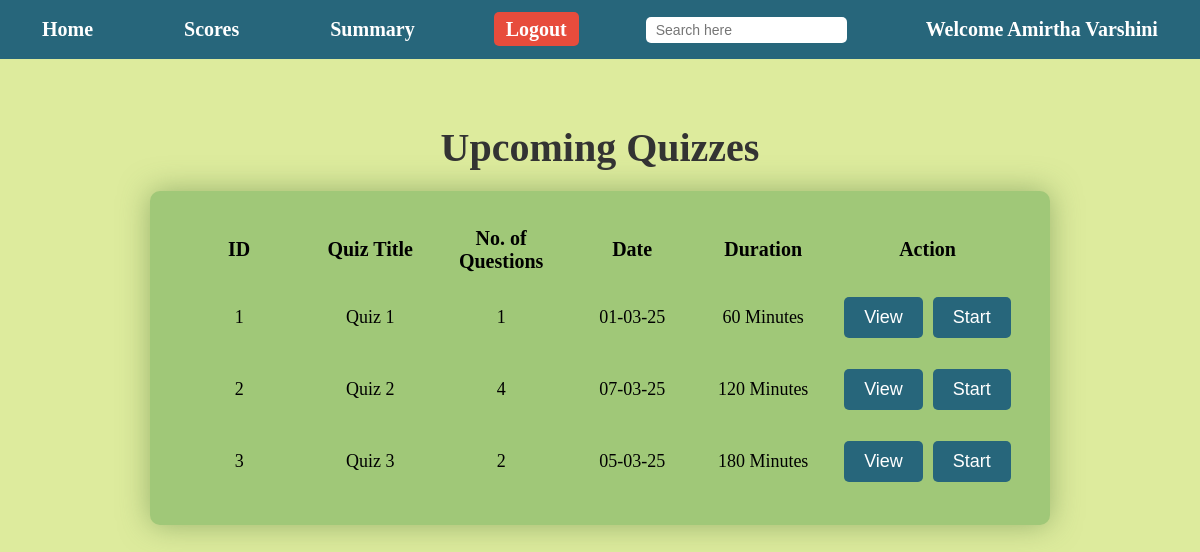
The app's page /userdb (signed in), older data.
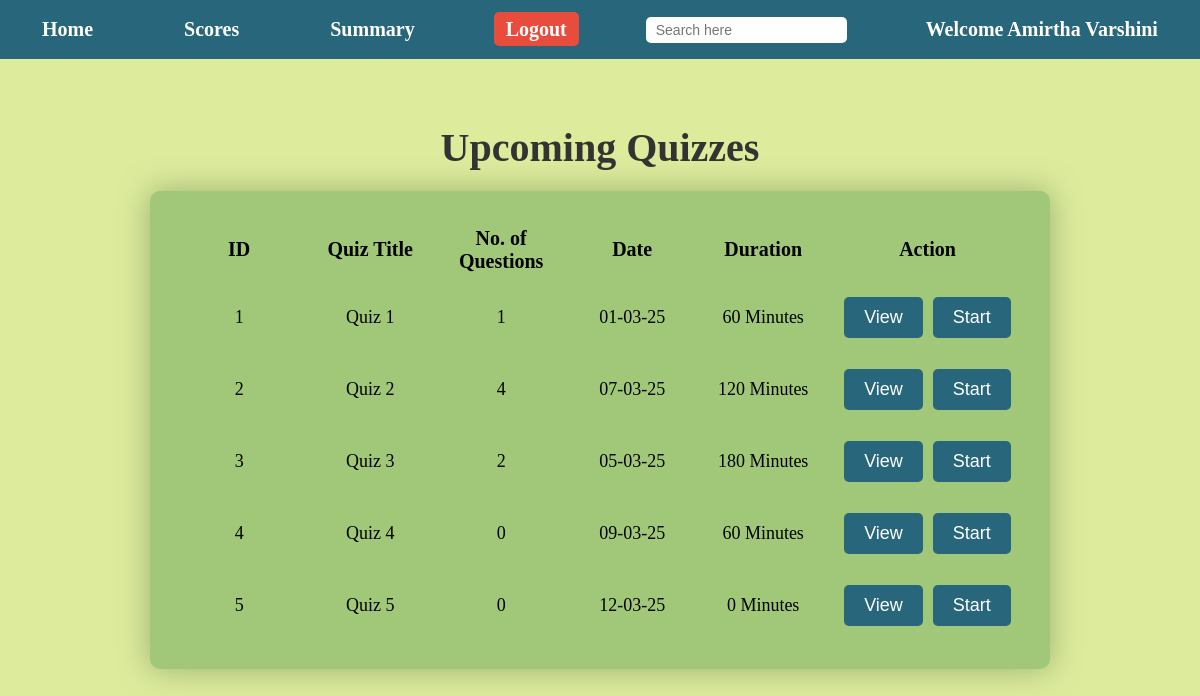
The same page, newer data.
### models.py (models this page shows)
class Quiz(data.Model):
    __tablename__='quizzes'
    quiz_id=data.Column(data.Integer,primary_key=True)
    quiz_title=data.Column(data.String(200),nullable=False)
    chap_id=data.Column(data.Integer,data.ForeignKey('chap.chap_id'),nullable=False)
    quiz_date=data.Column(data.Date,nullable=False)
    quiz_time=data.Column(data.Integer,nullable=False)
    quiz_score=data.relationship('Scores',backref='Quiz',lazy=True)
    quiz_ques=data.relationship('Questions',backref='Quiz',lazy=True)
    @property
    def question(self):
        return len(self.quiz_ques)

### app.py (the view)
@application.route('/userdb',methods=['GET','POST'])
def userdb():
    if 'name' not in session:
        flash('Please Login','error')
        return redirect(url_for('Login'))
    quiz=Quiz.query.all()
    return render_template('User_Dashboard.html',quiz=quiz,request_path=request.path)

### templates/User_Dashboard.html (shortened to what this page needs)
{% extends 'index.html' %}
{% block navbar %}
{% include 'user-navbar.html' %}
{% endblock %}
{% block content %}
<center>
    <div id="userdashboard">
        <table id="user-table-db">
            <h1>Upcoming Quizzes</h1>
            <tr>
                <th>ID</th>
                <th>Quiz Title</th>
                <th>No. of Questions</th>
                <th>Date</th>
                <th>Duration</th>
                <th>Action</th>
            </tr>
            {% for q in quiz %}
            <tr>
                <td>{{ q.quiz_id }}</td>
                <td>{{ q.quiz_title }}</td>
                <td>{{ q.question }}</td>
                <td>{{q.quiz_date.strftime('%d-%m-%y')}}</td>
                <td>{{q.quiz_time}} Minutes</td>
                <td style="display: flex; gap: 10px;"><a href="{{ url_for('user_view_quiz',quiz_id=q.quiz_id)}}"><button
                            id="viewquiz">View</button></a>
                    <a href="{{ url_for('user_start_quiz', quiz_id=q.quiz_id) }}"><button
                            id="startquiz">Start</button></a>
                </td>
            </tr>
            {% endfor %}
        </table>
    </div>
</center>
{% endblock %}

### templates/index.html (shortened to what this page needs)
<!DOCTYPE html>
<html lang="en">
<head>
    <link rel="stylesheet" href="/static/style.css">
    <link rel="stylesheet" href="https://cdnjs.cloudflare.com/ajax/libs/font-awesome/6.0.0/css/all.min.css">
</head>
<body id="index-page">
    <nav>{% block navbar %} {% endblock %}</nav>
    {% block content %}{% endblock %}
</body>
</html>

### templates/user-navbar.html (shortened to what this page needs)
<!DOCTYPE html>
<html lang="en">
<head>
    <nav>
        <div class="container">
        <div id="navbar" class="user-navbar">
            <div id="user_home" class="user-home-class">
                <a href="{{ url_for('userdb') }}">Home</a>
            </div>
            <div id="user_scores" class="user-scores-class">
                <a href="{{ url_for('scores') }}">Scores</a>
            </div>
            <div id="user_summary" class="user-summary-class">
                <a href="{{ url_for('user_summary',user_id=session['user']) }}">Summary</a>
            </div>
            <div id="user_logout" class="user-logout-class">
                <a href="{{ url_for('Logout') }}">Logout</a>
            </div>
            <div id="search" class="user-search-class" data-source="user-navbar.html">
                <input type="search" id="user-search" onkeyup="search()" placeholder="Search here"></input>
            </div>
            <div id="welcome">Welcome {{ session['name'] }}</div>
        </div>
    </div>
        <br>
    </nav>
</head>
</html>

### static/style.css (style rules this page uses)
#index-page { background-color: #DDEB9D; margin: 0; padding: 0; }
#index-page center { display: flex; flex-direction: column; align-items: center; justify-content: center; height: auto; padding: 20px; }
#index-page table { width: 100%; display: flex; justify-content: center; align-items: center; max-width: 600px; margin: 20px auto; border-spacing: 15px; background-color: #A0C878; padding: 20px; border-radius: 10px; box-shadow: 0 0 30px rgba(80, 120, 60, 0.5); }
#index-page input[type="text"], #index-page input[type="email"], #index-page input[type="password"], #index-page input[type="date"], #index-page button[type="submit"], #index-page button { background-color: azure; padding: 10px; border: 1px solid #ccc; border-radius: 5px; font-size: 1em; box-sizing: border-box; }
#index-page input[type="text"]:hover, #index-page input[type="email"]:hover, #index-page input[type="password"]:hover, #index-page input[type="date"]:hover, #index-page button[type="submit"]:hover, #index-page button { padding: 10px; border: 1px solid grey; border-radius: 5px; font-size: 1em; box-sizing: border-box; }
#index-page input[type="submit"], #index-page input[type="button"], #index-page button[type="button"], #index-page input[type="reset"], #index-page button[type="submit"], #index-page button[type="button"], #index-page button { width: auto; padding: 10px 20px; background-color: #27667B; color: white; font-size: 1em; border: none; border-radius: 5px; cursor: pointer; transition: background-color 0.3s; }
#index-page h1 { color: #333; font-size: 2.5em; margin-bottom: 10px; }
#index-page th { text-align: left; font-size: 20px; }
#index-page td { width: 100%; text-align: left; font-size: 18px; }
#user-table-db { padding: 20px !important; max-width: 900px !important; }
#user-table-db th,#user-table-score th { text-align: center; }
#user-table-db td { text-align: center; padding: 8px; min-width: 100px; }

### templates/user-navbar.html (style rules this page uses)
.user-navbar { display: flex; justify-content: space-between; align-items: center; background-color: #27667B; padding: 10px 20px; color: white; }
.user-navbar>div { margin: 0 10px; }
.user-navbar a { color: white; text-decoration: none; font-size: 20px; font-weight: bold; padding: 8px 12px; transition: 0.3s; }
#welcome { color: white; text-decoration: none; font-size: 20px; font-weight: bold; padding: 8px 12px; }
.user-search-class input { padding: 5px 10px; border: none; border-radius: 5px; font-size: 14px; }
.user-logout-class a { background-color: #e74c3c; padding: 6px 12px; border-radius: 5px; }
.container { display: flex; flex-direction: column; }
.user-navbar,.user-search-results { margin: 0; }

Row changes from the older to the newer data that the page shows:
added Quiz: quiz_id "4", quiz_title "Quiz 4", question "0", quiz_date "09-03-25", quiz_time "60"
added Quiz: quiz_id "5", quiz_title "Quiz 5", question "0", quiz_date "12-03-25", quiz_time "0"
